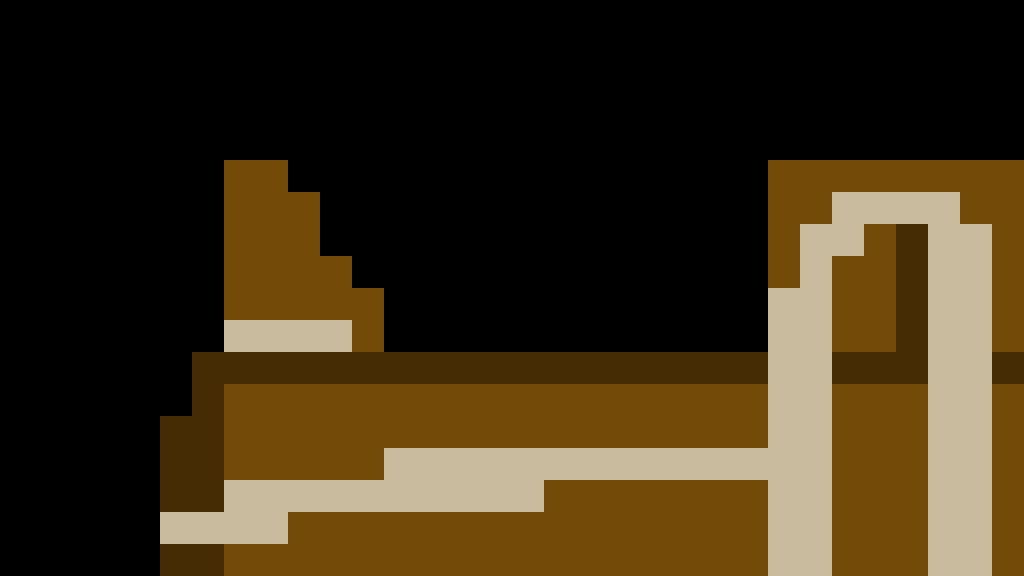

This game map was drawn from its Tiled (.tmx) file and the tilesets committed beside it. A one-line description and the trimmed map source follow:
An orthogonal 32x18 tile map with 32x32 px tiles, 1 tile layer (Tile Layer 1).

<map version="1.0" orientation="orthogonal" width="32" height="18" tilewidth="32" tileheight="32">
 <tileset firstgid="1" name="titleTileSet" tilewidth="32" tileheight="32">
  <image source="titleTileSet.png" width="256" height="256" />
 </tileset>
 <layer name="Tile Layer 1" width="32" height="18">
  <data>[576 cells, 266 non-empty, 4 distinct tile ids]</data>
 </layer>
</map>